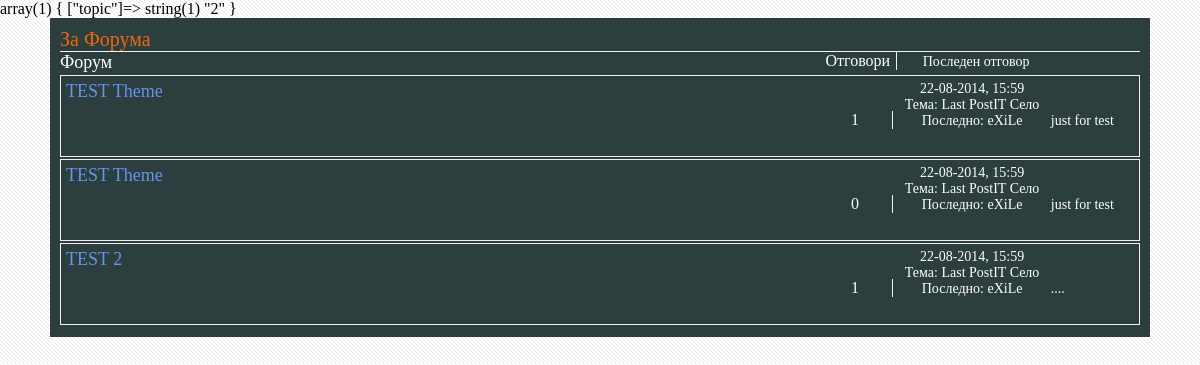
Page /topic.php?topic=2 on the committed database.
### tables this page shows
CREATE TABLE IF NOT EXISTS `topic` (
  `topic_ID` int(11) NOT NULL AUTO_INCREMENT,
  `topic_name` text NOT NULL,
  `topic_info` text NOT NULL,
  `section_ID` int(11) NOT NULL,
  PRIMARY KEY (`topic_ID`)
);

CREATE TABLE IF NOT EXISTS `theme` (
  `theme_ID` int(11) NOT NULL AUTO_INCREMENT,
  `theme_name` text NOT NULL,
  `theme_info` text NOT NULL,
  `topic_ID` int(11) NOT NULL,
  PRIMARY KEY (`theme_ID`)
);

### topic.php (the view, shortened to what this page needs)
<?php header("Content-Type: text/html; charset=utf-8");
var_dump($_GET);?>
<link rel="stylesheet" href="style/style.css">
<?php
$con=mysqli_connect("localhost","root","","teamwork");
$topicID=$_GET['topic'];
$topic=mysqli_query($con,'SELECT * FROM `topic` WHERE `topic_ID`= "'.$topicID.'"');
while($row = mysqli_fetch_assoc($topic))
{?>
    <section>
        <div class="mainTitle"><?=$row['topic_name']?></div>
        <div >
            <div class="title">Форум</div>
            <div class="answer">Отговори</div>
            <div class="lastAnswer">Последен отговор</div>
        </div>
        <?php
        $topics=mysqli_query($con,'SELECT * FROM `theme` WHERE `topic_ID` = "'.$row['topic_ID'].'"');
        while($row = mysqli_fetch_assoc($topics))
        {$themes=mysqli_query($con,'SELECT * FROM `message` WHERE `theme_ID` = "'.$row['theme_ID'].'"');
            ?>
            <article>
                <div class="title"><a href="message.php?theme=<?=$row['theme_ID']?>"><?=$row['theme_name']?></a></div>
                <div class="answer"><?=mysqli_num_rows($themes);?></div>
                <div class="lastAnswer"><div>22-08-2014, 15:59</div>
                    Тема:  Last PostIT Село
                    Последно: eXiLe</div>
                <div class="info"><?=$row['theme_info']?></div>
            </article>
        <?php } ?>
    </section>
<?php
}
?>

### style/style.css (style rules this page uses)
* { margin: 0px; padding: 0px; }
section { color: white; background-color: #2d3e3f; margin: 0 auto; margin-bottom: 20px; padding: 10px; width: 90%; }
article { padding: 5px; border: 1px solid #f0f0f0; height: 70px; margin: 2px 0px; }
div.mainTitle { color: #e96a0d; font-size: 20px; border-bottom: 1px solid #f0f0f0 ; }
div.title { font-size: 18px; width: 70%; display: inline-block; vertical-align: top; }
div.title a { text-decoration: none; color: cornflowerblue; }
div.answer { width: 7%; display: inline-block; text-align: center; }
div.lastAnswer { font-size: 14px; width: 14%; display: inline-block; text-align: center; }
div.forum, div.theme, div.answer { border-right: 1px solid #f0f0f0; }
div.info { font-size: 14px; display: inline-block; }

### rows in the picture
topic: topic_name "За Форума"
theme: theme_name "TEST Theme", mysqli_num_rows($themes) "1", theme_info "just for test"
theme: theme_name "TEST Theme", mysqli_num_rows($themes) "0", theme_info "just for test"
theme: theme_name "TEST 2", mysqli_num_rows($themes) "1", theme_info "...."
